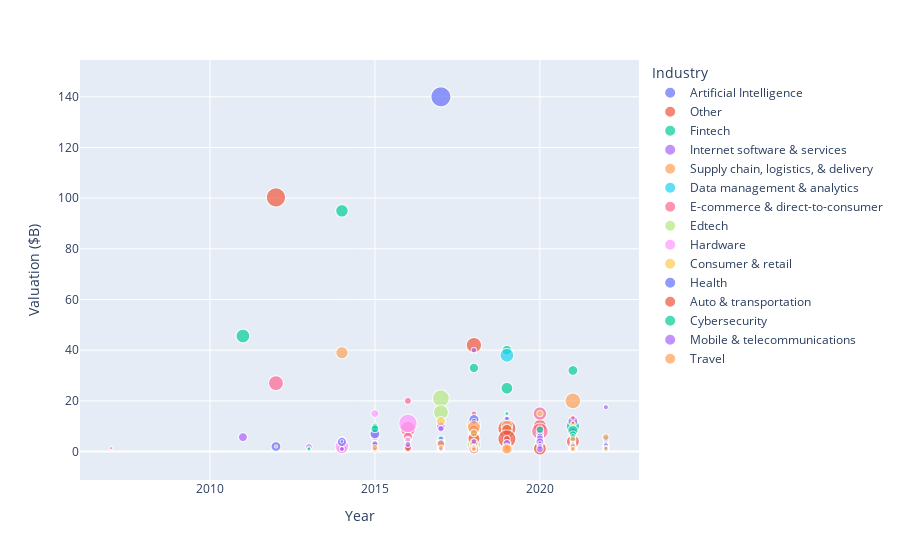

The notebook cell this image was saved under:
### Code cell
fig = px.scatter(df, x = 'Year', y = 'Valuation ($B)', size= 'Total Raised(M)', color= 'Industry')
fig.show()

### Figure 1 — Plotly figure (JSON) as saved in the notebook; plotly's stock layout.template omitted (floating-point values rounded to 4 significant figures; data arrays with more than 128 entries replaced by an {"elided": "..."} marker saying what was removed)
{"data": [{"hovertemplate": "Industry=Artificial Intelligence<br>Year=%{x}<br>Valuation ($B)=%{y}<br>Total Raised(M)=%{marker.size}<extra></extra>", "legendgroup": "Artificial Intelligence", "marker": {"color": "#636efa", "size": [7440, 1096, 0, 500, 583, 840, 1089, 424, 1093, 2200, 371.5, 828.5, 1044, 1358, 1177, 778.8, 1250, 682, 420, 626.6, 317, 422, 717.3, 385.1, 305, 214.1, 1730, 152.2, 930, 85, 783.8, 115, 536, 532, 335, 0, 246.1, 327.2, 312.6, 395.8, 192.3, 290.9, 79.28, 339.1, 1013.0, 171.1, 175.3, 352.5, 190.7, 300, 292.5, 1003.0, 150, 217, 77.4, 345.6, 199, 1283, 310.3, 287.9, 297.5, 235.6, 277.8, 362.6, 156.5, 187.6, 319.7, 221.0, 119.8, 217.3, 235.9, 238.1, 135, 345.4, 294, 254.1, 160.6, 203.9, 166.3, 202.5], "sizemode": "area", "sizeref": 18.6, "symbol": "circle"}, "mode": "markers", "name": "Artificial Intelligence", "showlegend": true, "type": "scattergl", "x": [2017, 2019, 2019, 2019, 2020, 2018, 2019, 2021, 2018, 2019, 2019, 2019, 2018, 2017, 2017, 2018, 2019, 2018, 2020, 2022, 2015, 2022, 2020, 2018, 2021, 2018, 2012, 2018, 2018, 2021, 2021, 2021, 2021, 2021, 2019, 2021, 2021, 2017, 2021, 2021, 2022, 2022, 2018, 2018, 2019, 2021, 2021, 2021, 2021, 2021, 2022, 2019, 2021, 2021, 2018, 2015, 2016, 2018, 2019, 2019, 2019, 2021, 2021, 2021, 2021, 2021, 2021, 2021, 2021, 2021, 2021, 2021, 2021, 2021, 2021, 2021, 2021, 2021, 2022, 2022], "xaxis": "x", "y": [140, 12.4, 7.3, 7.25, 7.25, 6.8, 6.3, 5.2, 5.3, 5, 5, 4.6, 4.1, 4, 3.5, 3.32, 2.92, 2.77, 2.7, 2.5, 2.3, 2.2, 2.18, 2.17, 2.1, 2.1, 2, 2, 2, 2, 2, 2, 2, 2, 1.8, 1.7, 1.7, 1.6, 1.6, 1.5, 1.5, 1.4, 1.35, 1.31, 1.3, 1.3, 1.2, 1.2, 1.2, 1.2, 1.2, 1.19, 1.15, 1, 1.03, 1, 1, 1, 1, 1, 1, 1, 1, 1, 1, 1.5, 1, 1, 1, 1, 1, 1, 1, 1, 1, 1, 1, 1, 1, 1], "yaxis": "y"}, {"hovertemplate": "Industry=Other<br>Year=%{x}<br>Valuation ($B)=%{y}<br>Total Raised(M)=%{marker.size}<extra></extra>", "legendgroup": "Other", "marker": {"color": "#EF553B", "size": [6874, 4377, 3396, 579.2, 6162, 645, 187.3, 1385, 739.6, 792, 930.8, 154, 180, 418.4, 483.5, 570.0, 2075.0, 630.9, 0, 190, 603.9, 5, 640, 300, 265, 92.44, 278, 443.1, 206, 459.8, 287.4, 66.16, 1013.0, 11.54, 256, 102.0, 911.6, 678.4, 397, 343.7, 1243, 285.7, 1050, 15.4, 393.4, 0, 279, 100, 247.6, 230, 126.5, 100.2, 126.5, 228.6, 508.5, 601.6], "sizemode": "area", "sizeref": 18.6, "symbol": "circle"}, "mode": "markers", "name": "Other", "showlegend": true, "type": "scattergl", "x": [2012, 2018, 2020, 2019, 2019, 2021, 2020, 2020, 2020, 2021, 2019, 2016, 2019, 2017, 2021, 2020, 2020, 2021, 2018, 2022, 2017, 2019, 2020, 2021, 2021, 2021, 2021, 2021, 2022, 2021, 2022, 2018, 2019, 2020, 2019, 2021, 2021, 2021, 2021, 2015, 2016, 2017, 2015, 2017, 2019, 2019, 2020, 2020, 2020, 2021, 2021, 2021, 2021, 2021, 2021, 2021], "xaxis": "x", "y": [100.3, 42, 10, 9.28, 9.08, 6.1, 5, 4.2, 4, 3.7, 3.3, 3.24, 3, 2.5, 2.4, 2.31, 2.3, 2.3, 2.2, 2.19, 2, 2, 2, 1.8, 1.63, 1.55, 1.5, 1.5, 1.5, 1.4, 1.35, 1.32, 1.3, 1.3, 1.28, 1.23, 1.22, 1.3, 1.2, 1.15, 1.1, 1.07, 1, 1, 1, 1, 1, 1, 1, 1, 1, 1.1, 1, 1, 1, 1], "yaxis": "y"}, {"hovertemplate": "Industry=Fintech<br>Year=%{x}<br>Valuation ($B)=%{y}<br>Total Raised(M)=%{marker.size}<extra></extra>", "legendgroup": "Fintech", "marker": {"color": "#00cc96", "size": {"elided": "212 float values"}, "sizemode": "area", "sizeref": 18.6, "symbol": "circle"}, "mode": "markers", "name": "Fintech", "showlegend": true, "type": "scattergl", "x": {"elided": "212 int values"}, "xaxis": "x", "y": {"elided": "212 float values"}, "yaxis": "y"}, {"hovertemplate": "Industry=Internet software & services<br>Year=%{x}<br>Valuation ($B)=%{y}<br>Total Raised(M)=%{marker.size}<extra></extra>", "legendgroup": "Internet software & services", "marker": {"color": "#ab63fa", "size": {"elided": "194 float values"}, "sizemode": "area", "sizeref": 18.6, "symbol": "circle"}, "mode": "markers", "name": "Internet software & services", "showlegend": true, "type": "scattergl", "x": {"elided": "194 int values"}, "xaxis": "x", "y": {"elided": "194 float values"}, "yaxis": "y"}, {"hovertemplate": "Industry=Supply chain, logistics, & delivery<br>Year=%{x}<br>Valuation ($B)=%{y}<br>Total Raised(M)=%{marker.size}<extra></extra>", "legendgroup": "Supply chain, logistics, & delivery", "marker": {"color": "#FFA15A", "size": [2686, 4653, 3571, 2475, 2237, 792.4, 2248, 836.3, 769.9, 1447, 1361, 487.2, 675.5, 928.8, 417.3, 710, 0, 484.3, 490.1, 420.2, 342.4, 432.1, 299.3, 281.4, 1240, 399.7, 345.2, 247, 800, 615.8, 300, 472.9, 553.6, 201.0, 310.0, 154.3, 187.8, 319.9, 182.1, 650, 339, 591.9, 433.6, 361, 360, 344, 154.0, 184.5, 331.1, 573.8, 502.2, 330.9, 228.8, 976.5, 377.9, 0, 501.6, 273], "sizemode": "area", "sizeref": 18.6, "symbol": "circle"}, "mode": "markers", "name": "Supply chain, logistics, & delivery", "showlegend": true, "type": "scattergl", "x": [2014, 2021, 2018, 2019, 2018, 2022, 2018, 2021, 2021, 2018, 2019, 2019, 2018, 2021, 2019, 2022, 2020, 2019, 2021, 2019, 2021, 2022, 2021, 2018, 2018, 2021, 2022, 2022, 2016, 2021, 2021, 2022, 2019, 2021, 2021, 2021, 2021, 2019, 2017, 2018, 2018, 2018, 2018, 2020, 2021, 2021, 2021, 2021, 2021, 2021, 2021, 2021, 2021, 2021, 2021, 2021, 2022, 2022], "xaxis": "x", "y": [39, 20, 10.7, 10, 8, 5.7, 5.25, 4.1, 3.3, 3.1, 3, 2.8, 2.75, 2.62, 2.3, 2.2, 2, 2, 2, 1.6, 1.5, 1.5, 1.5, 1.45, 1.4, 1.3, 1.3, 1.25, 1.2, 1.2, 1.2, 1.2, 1.17, 1.13, 1.1, 1.08, 1.08, 1.07, 1, 1, 1, 1, 1, 1.7, 1, 1, 1, 1, 1, 1.01, 1, 1, 1, 1, 1, 1, 1, 1], "yaxis": "y"}, {"hovertemplate": "Industry=Data management & analytics<br>Year=%{x}<br>Valuation ($B)=%{y}<br>Total Raised(M)=%{marker.size}<extra></extra>", "legendgroup": "Data management & analytics", "marker": {"color": "#19d3f3", "size": [3497, 1368, 728.0, 595.9, 1132, 632.9, 415.9, 553, 660, 263, 340, 507.2, 0, 418.4, 581.1, 475, 355, 300, 405, 240.5, 137.1, 346.8, 208, 260.4, 310.3, 381, 264, 290, 345.5, 276.1, 368.3, 278, 329.9, 131.9, 251, 206.3, 255.3, 0, 688, 126.3, 79.42], "sizemode": "area", "sizeref": 18.6, "symbol": "circle"}, "mode": "markers", "name": "Data management & analytics", "showlegend": true, "type": "scattergl", "x": [2019, 2018, 2020, 2019, 2021, 2021, 2021, 2017, 2018, 2020, 2020, 2021, 2021, 2021, 2021, 2019, 2020, 2021, 2021, 2021, 2018, 2021, 2013, 2017, 2021, 2021, 2022, 2021, 2020, 2021, 2021, 2020, 2021, 2019, 2021, 2021, 2021, 2021, 2022, 2022, 2022], "xaxis": "x", "y": [38, 11, 5.6, 5.25, 5, 5, 4.2, 4, 3.7, 3.7, 3.6, 3.35, 3.35, 2.62, 2.15, 2, 2, 2, 2, 1.7, 1.62, 1.5, 1.5, 1.5, 1.5, 1.5, 1.4, 1.3, 1.2, 1.2, 1.15, 1.1, 1.1, 1.05, 1, 1, 1, 1, 1, 1, 1], "yaxis": "y"}, {"hovertemplate": "Industry=E-commerce & direct-to-consumer<br>Year=%{x}<br>Valuation ($B)=%{y}<br>Total Raised(M)=%{marker.size}<extra></extra>", "legendgroup": "E-commerce & direct-to-consumer", "marker": {"color": "#FF6692", "size": [4190.0, 917.5, 553.4, 3397, 425.1, 4304, 1188, 5040, 1172, 2121, 1701, 1021.0, 755.7, 855.5, 562.2, 737.1, 971.1, 415.9, 613.6, 802, 520, 603, 491.6, 404.4, 948, 1296, 698.9, 394, 628.3, 1282, 1335, 788, 1042, 708.7, 470.7, 675.9, 381.4, 486.6, 420.9, 286.4, 831, 441.2, 216.5, 519.6, 953.5, 526.5, 455, 1, 515.9, 664.5, 597.4, 391.5, 431.4, 946.5, 710, 100.1, 224.2, 318.8, 29, 292.6, 658.5, 300, 362, 181.1, 495.2, 202, 274.6, 331.2, 453.0, 230.6, 310, 202.0, 536.1, 283.9, 430, 445, 371.7, 558.4, 136.1, 476, 443, 121.0, 291.5, 153.3, 249.2, 1776, 300, 224.4, 120, 231.6, 320, 990, 361.2, 649, 138.5, 614.4, 130.3, 978.4, 597, 304.6, 341.5, 255.1, 684.5, 293.6, 131.5, 938.7, 396.1, 338, 6.62, 126.3, 766.7], "sizemode": "area", "sizeref": 18.6, "symbol": "circle"}, "mode": "markers", "name": "E-commerce & direct-to-consumer", "showlegend": true, "type": "scattergl", "x": [2012, 2016, 2018, 2020, 2021, 2016, 2020, 2020, 2021, 2018, 2016, 2021, 2019, 2021, 2019, 2021, 2019, 2021, 2014, 2021, 2019, 2021, 2020, 2020, 2020, 2020, 2015, 2021, 2021, 2017, 2021, 2020, 2021, 2021, 2021, 2019, 2021, 2015, 2022, 2019, 2020, 2021, 2015, 2016, 2020, 2021, 2022, 2019, 2021, 2021, 2021, 2022, 2021, 2019, 2016, 2018, 2021, 2021, 2022, 2022, 2019, 2020, 2014, 2019, 2021, 2007, 2021, 2022, 2019, 2020, 2021, 2021, 2021, 2021, 2021, 2021, 2022, 2015, 2016, 2020, 2021, 2021, 2021, 2021, 2015, 2014, 2014, 2015, 2015, 2015, 2015, 2017, 2017, 2017, 2018, 2019, 2020, 2020, 2020, 2021, 2021, 2021, 2021, 2021, 2021, 2021, 2021, 2021, 2021, 2021, 2021], "xaxis": "x", "y": [27, 20, 15, 15, 13.3, 9, 8.7, 8, 7.5, 6.6, 5.77, 5.7, 5.1, 5, 4.53, 4.3, 4.25, 4.15, 4, 4, 3.8, 3.75, 3.7, 3.6, 3.5, 3.3, 3.2, 3.2, 3.1, 3, 3.1, 2.9, 2.85, 2.6, 2.6, 2.5, 2.5, 2.34, 2.26, 2.2, 2.1, 2.1, 2, 2, 2, 2, 2, 1.9, 1.75, 1.7, 1.7, 1.7, 1.6, 1.52, 1.5, 1.5, 1.5, 1.5, 1.5, 1.5, 1.49, 1.45, 1.4, 1.4, 1.4, 1.38, 1.33, 1.33, 1.32, 1.3, 1.2, 1.2, 1.2, 1.2, 1.2, 1.2, 1.2, 1.1, 1.1, 1.1, 1.1, 1.1, 1.1, 1.07, 1.05, 1, 1, 1, 1, 1, 1, 1, 1, 1, 1, 3, 1, 1, 1, 1, 1, 1, 1, 1, 1, 1, 1.2, 1, 1, 1, 1], "yaxis": "y"}, {"hovertemplate": "Industry=Edtech<br>Year=%{x}<br>Valuation ($B)=%{y}<br>Total Raised(M)=%{marker.size}<extra></extra>", "legendgroup": "Edtech", "marker": {"color": "#B6E880", "size": [5183, 4044.0, 975.5, 376.5, 475.7, 684.8, 875.7, 593.5, 3435, 479.9, 481.5, 240.0, 461.4, 390, 188, 385.9, 267.7, 361.2, 188.2, 166, 223.3, 315, 63, 306.2, 62, 397.3, 91.5, 308.4], "sizemode": "area", "sizeref": 18.6, "symbol": "circle"}, "mode": "markers", "name": "Edtech", "showlegend": true, "type": "scattergl", "x": [2017, 2017, 2016, 2021, 2020, 2021, 2020, 2021, 2018, 2020, 2016, 2021, 2021, 2021, 2017, 2021, 2021, 2021, 2017, 2022, 2015, 2015, 2018, 2019, 2020, 2021, 2021, 2021], "xaxis": "x", "y": [21, 15.5, 4.5, 3.75, 3.6, 3.5, 3.44, 3.2, 3, 3, 3, 3, 2.75, 1.95, 1.5, 1.4, 1.2, 1.2, 1.18, 1.1, 1, 1, 1, 1, 1, 1, 1, 1], "yaxis": "y"}, {"hovertemplate": "Industry=Hardware<br>Year=%{x}<br>Valuation ($B)=%{y}<br>Total Raised(M)=%{marker.size}<extra></extra>", "legendgroup": "Hardware", "marker": {"color": "#FF97FF", "size": [1135, 1490, 6255, 1414, 1024, 943.1, 645.6, 718, 382.1, 728.5, 692, 288.2, 261.2, 3484, 446.7, 250.8, 325, 185.5, 466.4, 226.6, 226.6, 470.5, 217.2, 200, 522.8, 629.6, 170, 433.6, 315.8, 110.6, 98.96, 350, 287.8], "sizemode": "area", "sizeref": 18.6, "symbol": "circle"}, "mode": "markers", "name": "Hardware", "showlegend": true, "type": "scattergl", "x": [2015, 2018, 2016, 2015, 2021, 2014, 2016, 2018, 2021, 2021, 2015, 2020, 2018, 2014, 2022, 2021, 2015, 2021, 2021, 2021, 2018, 2021, 2021, 2018, 2018, 2018, 2018, 2018, 2021, 2021, 2021, 2021, 2021], "xaxis": "x", "y": [15, 12, 11.1, 6, 4.73, 4.58, 4.58, 4, 3.5, 3.15, 2.4, 2.32, 2, 2, 2, 1.8, 1.6, 1.55, 1.5, 1.5, 1.45, 1.24, 1.05, 1, 1, 1, 1, 1, 1, 1, 1, 1, 1.1], "yaxis": "y"}, {"hovertemplate": "Industry=Consumer & retail<br>Year=%{x}<br>Valuation ($B)=%{y}<br>Total Raised(M)=%{marker.size}<extra></extra>", "legendgroup": "Consumer & retail", "marker": {"color": "#FECB52", "size": [721.3, 1490, 559.7, 2085, 2006.0, 445.7, 200, 218.0, 423.4, 659.1, 544.9, 556, 547.3, 296.8, 267.4, 118.6, 706.6, 0, 259.6, 82, 64.08, 100, 558.7, 44, 233], "sizemode": "area", "sizeref": 18.6, "symbol": "circle"}, "mode": "markers", "name": "Consumer & retail", "showlegend": true, "type": "scattergl", "x": [2020, 2017, 2021, 2018, 2019, 2018, 2012, 2019, 2021, 2018, 2018, 2016, 2018, 2017, 2019, 2016, 2017, 2016, 2017, 2018, 2021, 2021, 2021, 2021, 2021], "xaxis": "x", "y": [15, 12, 10.88, 5.78, 4, 2.25, 2, 2, 2, 1.7, 1.7, 1.59, 1.5, 1.24, 1.2, 1.19, 1.1, 1, 1, 1, 1, 1, 1, 1, 1], "yaxis": "y"}, {"hovertemplate": "Industry=Health<br>Year=%{x}<br>Valuation ($B)=%{y}<br>Total Raised(M)=%{marker.size}<extra></extra>", "legendgroup": "Health", "marker": {"color": "#636efa", "size": [1969, 561.5, 1070.0, 1314, 1786, 1027.0, 853.9, 891.3, 500, 0, 906.1, 496.0, 1347, 764.7, 1487, 627.8, 815.5, 315, 375.7, 986.3, 523.2, 465, 257.6, 376.5, 449, 571.0, 296.2, 322.2, 294.6, 383.0, 407.0, 195.3, 298, 256.1, 278, 679.4, 136.1, 276.1, 242.1, 497.2, 115, 94.4, 542.4, 559.0, 700, 315, 176.7, 168.1, 0.01, 267.0, 130, 62.12, 348.5, 393.8, 672, 253.0, 588.1, 192, 259.2, 391, 570, 8, 263, 199.5, 0, 238.3, 210.1, 141, 449.7], "sizemode": "area", "sizeref": 18.6, "symbol": "circle"}, "mode": "markers", "name": "Health", "showlegend": true, "type": "scattergl", "x": [2018, 2018, 2018, 2021, 2015, 2020, 2021, 2020, 2017, 2021, 2020, 2021, 2019, 2018, 2014, 2021, 2017, 2020, 2021, 2019, 2021, 2022, 2021, 2020, 2021, 2021, 2021, 2021, 2021, 2015, 2021, 2021, 2022, 2021, 2021, 2021, 2022, 2021, 2021, 2021, 2022, 2020, 2017, 2020, 2021, 2021, 2021, 2021, 2021, 2019, 2021, 2019, 2016, 2017, 2018, 2018, 2020, 2020, 2021, 2021, 2021, 2021, 2021, 2021, 2021, 2021, 2021, 2021, 2022], "xaxis": "x", "y": [12.6, 12, 8.1, 7.83, 7, 7, 6.2, 5.7, 5, 4.8, 5.85, 4.6, 4, 3.92, 3.8, 3.7, 3.52, 3.3, 3.2, 3, 3, 2.5, 2.2, 2, 1.05, 2, 2, 2, 1.9, 1.8, 1.7, 1.7, 1.62, 1.6, 1.5, 1.5, 1.5, 1.42, 1.4, 1.35, 1.32, 1.31, 1.3, 1.3, 1.23, 1.2, 1.4, 1.17, 1.15, 1.14, 1.1, 1.04, 1, 1, 1, 1, 1, 1, 1, 1, 1, 1, 1, 1, 1, 1, 1, 1, 1], "yaxis": "y"}, {"hovertemplate": "Industry=Auto & transportation<br>Year=%{x}<br>Valuation ($B)=%{y}<br>Total Raised(M)=%{marker.size}<extra></extra>", "legendgroup": "Auto & transportation", "marker": {"color": "#EF553B", "size": [210.8, 2132, 1971, 0, 2701, 5987, 822.3, 789, 1326, 443.7, 1211, 697.1, 3146, 1208, 125.6, 564.3, 1333, 330.9, 968.9, 1057.0, 361, 150.8, 481.5, 20, 580.5, 3207, 1761, 696.8, 100], "sizemode": "area", "sizeref": 18.6, "symbol": "circle"}, "mode": "markers", "name": "Auto & transportation", "showlegend": true, "type": "scattergl", "x": [2021, 2019, 2018, 2014, 2018, 2019, 2019, 2020, 2018, 2020, 2019, 2020, 2021, 2018, 2021, 2015, 2019, 2018, 2018, 2016, 2019, 2021, 2018, 2018, 2018, 2020, 2018, 2018, 2020], "xaxis": "x", "y": [11.4, 8.6, 8.4, 7.5, 5, 5, 5, 4.4, 3.35, 3.31, 3, 3.3, 3.95, 2.5, 2.41, 2, 1.85, 1.78, 1.6, 1.5, 1.48, 1.44, 1.4, 1.2, 1.16, 1.16, 1.01, 1, 1], "yaxis": "y"}, {"hovertemplate": "Industry=Cybersecurity<br>Year=%{x}<br>Valuation ($B)=%{y}<br>Total Raised(M)=%{marker.size}<extra></extra>", "legendgroup": "Cybersecurity", "marker": {"color": "#00cc96", "size": [1170, 1026, 1907, 1040, 920.1, 600, 648.2, 498.2, 520, 525, 557.1, 583, 427.5, 512, 561.8, 728.2, 713.6, 390, 390, 617.6, 167.7, 469.7, 632, 364.2, 139.6, 273.1, 217.5, 228, 140.4, 270.7, 361.4, 246.1, 255, 195, 174, 287.9, 205, 281, 265, 632, 128.2, 269, 126, 257.8, 330, 220, 185, 171, 525.5], "sizemode": "area", "sizeref": 18.6, "symbol": "circle"}, "mode": "markers", "name": "Cybersecurity", "showlegend": true, "type": "scattergl", "x": [2015, 2020, 2021, 2018, 2021, 2021, 2021, 2020, 2021, 2020, 2015, 2021, 2019, 2020, 2021, 2021, 2019, 2021, 2021, 2019, 2021, 2021, 2021, 2021, 2020, 2021, 2021, 2022, 2021, 2022, 2019, 2020, 2021, 2021, 2020, 2022, 2022, 2013, 2021, 2021, 2021, 2021, 2021, 2021, 2021, 2021, 2022, 2022, 2022], "xaxis": "x", "y": [9, 8.6, 8.3, 7.5, 6.8, 6, 4.5, 4.3, 3.5, 3, 2.75, 2.74, 2.5, 2.5, 2.5, 2.5, 2.44, 2.4, 2.4, 2, 2, 1.75, 1.8, 1.7, 1.6, 1.5, 1.5, 1.45, 1.4, 1.4, 1.32, 1.25, 1.25, 1.2, 1.15, 1.1, 1.1, 1, 1, 1, 1, 1, 1, 1, 1, 1, 1, 1, 1], "yaxis": "y"}, {"hovertemplate": "Industry=Mobile & telecommunications<br>Year=%{x}<br>Valuation ($B)=%{y}<br>Total Raised(M)=%{marker.size}<extra></extra>", "legendgroup": "Mobile & telecommunications", "marker": {"color": "#ab63fa", "size": [770, 864.5, 990.5, 216.1, 2.58, 542, 1100, 263.1, 998.5, 775, 651.6, 467.2, 276.4, 303.1, 614.5, 409.6, 116.3, 70.59, 502.5, 15, 358.1, 202, 310, 163, 0, 373.4, 219.6, 510.6, 52, 293, 547.0, 300, 330, 394, 368.6, 0, 800, 175], "sizemode": "area", "sizeref": 18.6, "symbol": "circle"}, "mode": "markers", "name": "Mobile & telecommunications", "showlegend": true, "type": "scattergl", "x": [2017, 2020, 2020, 2014, 2021, 2018, 2020, 2020, 2019, 2015, 2016, 2021, 2019, 2020, 2020, 2019, 2015, 2017, 2018, 2017, 2021, 2022, 2021, 2018, 2020, 2014, 2021, 2014, 2015, 2015, 2017, 2017, 2018, 2018, 2018, 2019, 2020, 2021], "xaxis": "x", "y": [9, 5.99, 5, 4, 4, 4, 3.8, 3.5, 3.3, 3, 2.8, 2.75, 2.19, 2, 2, 2, 1.73, 1.52, 1.5, 1.4, 1.4, 1.4, 1.3, 1.29, 1.22, 1.1, 1.05, 1, 1, 1, 1, 1, 1, 1, 1, 1, 1, 1], "yaxis": "y"}, {"hovertemplate": "Industry=Travel<br>Year=%{x}<br>Valuation ($B)=%{y}<br>Total Raised(M)=%{marker.size}<extra></extra>", "legendgroup": "Travel", "marker": {"color": "#FFA15A", "size": [3114, 1040, 614.2, 1170, 488, 667.4, 763.7, 500, 721.2, 408.6, 884.8, 396, 2036, 517.9], "sizemode": "area", "sizeref": 18.6, "symbol": "circle"}, "mode": "markers", "name": "Travel", "showlegend": true, "type": "scattergl", "x": [2018, 2018, 2021, 2017, 2019, 2021, 2015, 2017, 2018, 2022, 2019, 2018, 2019, 2021], "xaxis": "x", "y": [9.6, 7.25, 5, 3, 2, 2, 1.5, 1.5, 1.35, 1.3, 1.1, 1, 1, 1], "yaxis": "y"}], "layout": {"legend": {"itemsizing": "constant", "title": {"text": "Industry"}, "tracegroupgap": 0}, "margin": {"t": 60}, "xaxis": {"anchor": "y", "domain": [0, 1], "title": {"text": "Year"}}, "yaxis": {"anchor": "x", "domain": [0, 1], "title": {"text": "Valuation ($B)"}}}}
